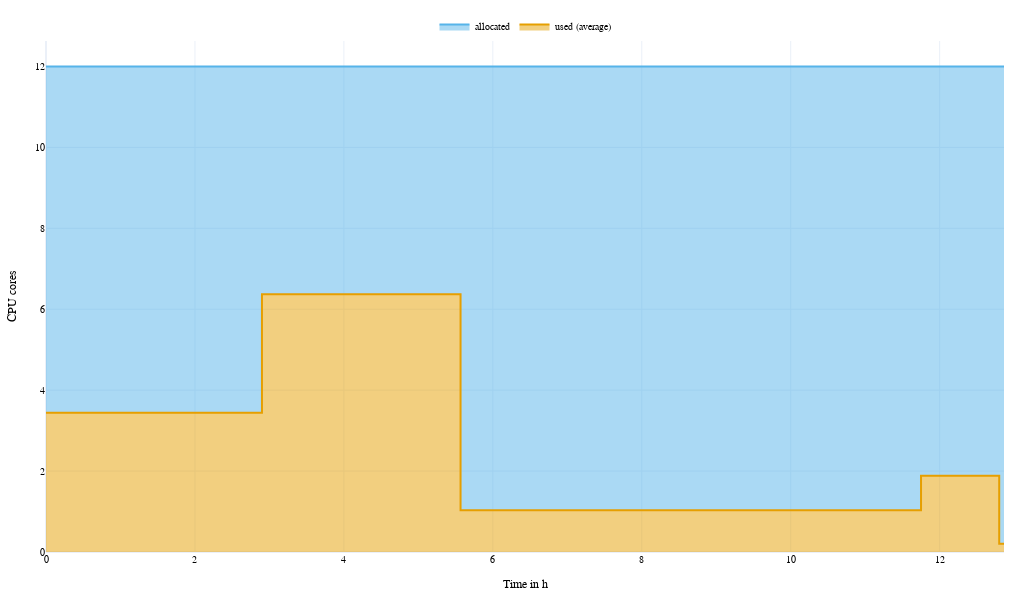

The notebook cell this image was saved under:
### Code cell
figure_aoc_cpu_v3 = go.Figure()

figure_aoc_cpu_v3.add_trace(
    go.Scatter(
        x=pd.concat([pd.Series([0]), df_CPU_v03["time"].dt.total_seconds() / 60 / 60]),
        y=pd.concat([pd.Series([df_CPU_v03["used"][0]]), df_CPU_v03["used"]]),
        fill="tozeroy",
        line_color=CUD_COLORS[0],
        #fillcolor=CUD_COLORS[0],
        line_shape="vh",
        mode="lines",
        name="used (average)",
    )
)

figure_aoc_cpu_v3.add_trace(
    go.Scatter(
        x=pd.concat([pd.Series([0]), df_CPU_v03["time"].dt.total_seconds() / 60 / 60]),
        y=pd.concat([pd.Series([df_CPU_v03["allocated"][0]]), df_CPU_v03["allocated"]]),
        fill="tonexty",
        line_color=CUD_COLORS[1],
        #fillcolor=CUD_COLORS[1],
        line_shape="vh",
        mode="lines",
        name="allocated",
    )
)

figure_aoc_cpu_v3.update_layout(
    dict(
        width=570,
        height=320,
        margin=dict(l=20, r=20, t=20, b=20),
        template="plotly_white+cud",
        showlegend=True,
        legend=dict(orientation="h", yanchor="bottom", y=1, xanchor="center", x=0.5),
        xaxis_title="Time in h",
        yaxis_title="CPU cores",
        font=dict(family="Arial", color="#000000", size=10),
    )
)

figure_aoc_cpu_v3.write_image("pipeline_benchmark_CPU_v3_aoc.pdf")

figure_aoc_cpu_v3.update_layout(
    dict(
        width=1024,
        height=600,
        font=dict(family="Arial", color="#000000"),
    )
)
figure_aoc_cpu_v3.show()

### Figure 1 — Plotly figure (JSON) as saved in the notebook; plotly's stock layout.template omitted (floating-point values rounded to 4 significant figures)
{"data": [{"fill": "tozeroy", "line": {"color": "#e69f00", "shape": "vh"}, "mode": "lines", "name": "used (average)", "type": "scatter", "x": [0, 2.9, 5.567, 11.75, 12.8, 12.86], "y": [3.444, 3.444, 6.372, 1.032, 1.884, 0.204]}, {"fill": "tonexty", "line": {"color": "#56b4e9", "shape": "vh"}, "mode": "lines", "name": "allocated", "type": "scatter", "x": [0, 2.9, 5.567, 11.75, 12.8, 12.86], "y": [12, 12, 12, 12, 12, 12]}], "layout": {"font": {"color": "#000000", "family": "Arial", "size": 10}, "height": 600, "legend": {"orientation": "h", "x": 0.5, "xanchor": "center", "y": 1, "yanchor": "bottom"}, "margin": {"b": 20, "l": 20, "r": 20, "t": 20}, "showlegend": true, "width": 1024, "xaxis": {"title": {"text": "Time in h"}}, "yaxis": {"title": {"text": "CPU cores"}}}}
